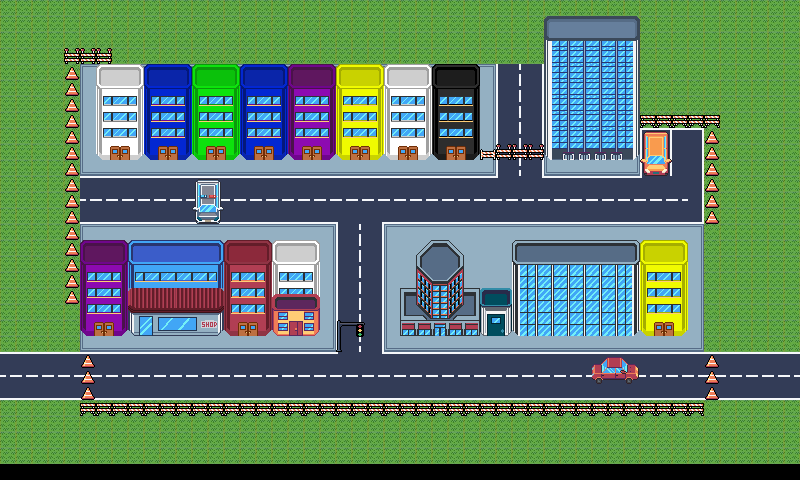

This game map was drawn from its Tiled (.tmx) file and the tilesets committed beside it. A one-line description and the trimmed map source follow:
An orthogonal 50x30 tile map with 16x16 px tiles, 5 tile layers (Terreno, Decorazioni, Trasparente, Invisibile, ...), 2 tilesets and 16 objects.

<map version="1.10" tiledversion="1.11.2" orientation="orthogonal" renderorder="right-down" width="50" height="30" tilewidth="16" tileheight="16" infinite="0" nextlayerid="10" nextobjectid="22">
 <tileset firstgid="1" source="City.tsx" />
 <tileset firstgid="4097" source="Terra.tsx" />
 <layer id="1" name="Terreno" width="50" height="30">
  <data>[1500 cells, 1450 non-empty, 25 distinct tile ids]</data>
 </layer>
 <layer id="6" name="Decorazioni" width="50" height="30">
  <data>[1500 cells, 100 non-empty, 26 distinct tile ids]</data>
 </layer>
 <layer id="4" name="Trasparente" width="50" height="30" opacity="0.47">
  <data>[1500 cells, 108 non-empty, 75 distinct tile ids]</data>
 </layer>
 <layer id="3" name="Invisibile" width="50" height="30">
  <data>[1500 cells, 102 non-empty, 75 distinct tile ids]</data>
 </layer>
 <layer id="2" name="Strutture" width="50" height="30">
  <data>[1500 cells, 291 non-empty, 183 distinct tile ids]</data>
 </layer>
 <objectgroup id="7" name="Oggetti">
  <object id="1" x="243.455" y="214.909">
   <properties>
    <property name="name" value="start" />
   </properties>
  </object>
  <object id="2" x="96" y="64.5" width="541" height="81.1667">
   <properties>
    <property name="name" value="solido" />
   </properties>
  </object>
  <object id="3" x="640" y="128" width="32" height="31.6667">
   <properties>
    <property name="name" value="solido" />
   </properties>
  </object>
  <object id="4" x="640" y="96" width="64" height="32">
   <properties>
    <property name="name" value="solido" />
   </properties>
  </object>
  <object id="5" x="704" y="96" width="32" height="302.667">
   <properties>
    <property name="name" value="solido" />
   </properties>
  </object>
  <object id="7" x="80" y="349.099" width="16" height="50.9011">
   <properties>
    <property name="name" value="solido" />
   </properties>
  </object>
  <object id="8" x="80" y="400" width="624" height="16">
   <properties>
    <property name="name" value="solido" />
   </properties>
  </object>
  <object id="9" x="80" y="48" width="80" height="16">
   <properties>
    <property name="name" value="solido" />
   </properties>
  </object>
  <object id="10" x="64" y="48" width="16" height="304">
   <properties>
    <property name="name" value="solido" />
   </properties>
  </object>
  <object id="11" x="400.667" y="288" width="287.333" height="33">
   <properties>
    <property name="name" value="solido" />
   </properties>
  </object>
  <object id="15" x="80" y="304" width="240" height="16.3333">
   <properties>
    <property name="name" value="solido" />
   </properties>
  </object>
  <object id="17" x="192" y="176" width="32" height="32">
   <properties>
    <property name="name" value="solido" />
   </properties>
  </object>
 </objectgroup>
 <objectgroup id="8" name="RimuoviLivello">
  <object id="14" x="80" y="240" width="239.25" height="63.5">
   <properties>
    <property name="name" value="rimuovi livello" />
   </properties>
  </object>
  <object id="12" x="400" y="240" width="80" height="48">
   <properties>
    <property name="name" value="rimuovi livello" />
   </properties>
  </object>
  <object id="13" x="512" y="240" width="176" height="48">
   <properties>
    <property name="name" value="rimuovi livello" />
   </properties>
  </object>
 </objectgroup>
 <objectgroup id="9" name="Teletrasporto">
  <object id="21" x="592.167" y="356.833" width="48" height="25.9999">
   <properties>
    <property name="mappa destinazione" value="youtopia" />
    <property name="name" value="teletrasporto" />
   </properties>
  </object>
 </objectgroup>
</map>
